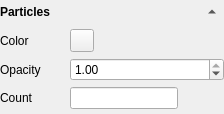
        <widget class="QWidget" name="widget_particles" native="true">
         <layout class="QGridLayout" name="gridLayout_14">
          <property name="leftMargin">
           <number>0</number>
          </property>
          <property name="topMargin">
           <number>0</number>
          </property>
          <property name="rightMargin">
           <number>0</number>
          </property>
          <property name="bottomMargin">
           <number>0</number>
          </property>
          <item row="0" column="0">
           <widget class="QLabel" name="label_particles">
            <property name="font">
             <font>
              <weight>75</weight>
              <bold>true</bold>
             </font>
            </property>
            <property name="text">
             <string>Particles</string>
            </property>
           </widget>
          </item>
          <item row="0" column="1">
           <widget class="QToolButton" name="toolButton_particles_toggle">
            <property name="text">
             <string>...</string>
            </property>
            <property name="autoRaise">
             <bool>true</bool>
            </property>
            <property name="arrowType">
             <enum>Qt::UpArrow</enum>
            </property>
           </widget>
          </item>
          <item row="1" column="0" colspan="2">
           <widget class="QWidget" name="widget_particles_opts" native="true">
            <layout class="QGridLayout" name="gridLayout_13" columnstretch="0,0,0">
             <property name="leftMargin">
              <number>0</number>
             </property>
             <property name="topMargin">
              <number>0</number>
             </property>
             <property name="rightMargin">
              <number>0</number>
             </property>
             <property name="bottomMargin">
              <number>5</number>
             </property>
             <item row="1" column="1" colspan="2">
              <widget class="QDoubleSpinBox" name="doubleSpinBox_particles_opacity">
               <property name="maximum">
                <double>1.000000000000000</double>
               </property>
               <property name="singleStep">
                <double>0.100000000000000</double>
               </property>
               <property name="value">
                <double>1.000000000000000</double>
               </property>
              </widget>
             </item>
             <item row="1" column="0">
              <widget class="QLabel" name="label_particles_opacity">
               <property name="text">
                <string>Opacity       </string>
               </property>
              </widget>
             </item>
             <item row="0" column="1">
              <widget class="QToolButton" name="toolButton_particles_color">
               <property name="text">
                <string/>
               </property>
              </widget>
             </item>
             <item row="0" column="0">
              <widget class="QLabel" name="label_particles_color">
               <property name="text">
                <string>Color</string>
               </property>
              </widget>
             </item>
             <item row="0" column="2">
              <spacer name="horizontalSpacer">
               <property name="orientation">
                <enum>Qt::Horizontal</enum>
               </property>
               <property name="sizeHint" stdset="0">
                <size>
                 <width>40</width>
                 <height>20</height>
                </size>
               </property>
              </spacer>
             </item>
             <item row="2" column="0">
              <widget class="QLabel" name="label_particles_count">
               <property name="text">
                <string>Count</string>
               </property>
              </widget>
             </item>
             <item row="2" column="1">
              <widget class="LineEdit" name="lineedit_particles_count"/>
             </item>
            </layout>
           </widget>
          </item>
         </layout>
        </widget>
